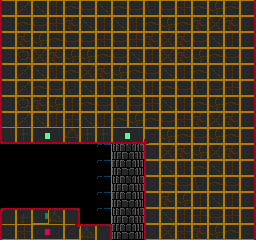

Below is a game level as drawn by its tile map, then a one-line description and the .tmx file that defines it, in full:
An orthogonal 16x15 tile map with 16x16 px tiles, 2 tile layers (back, front) and 3 objects (Lift).

<map version="1.0" orientation="orthogonal" width="16" height="15" tilewidth="16" tileheight="16">
 <tileset firstgid="1" name="tiles1" tilewidth="16" tileheight="16">
  <image source="../../img/tiles/tiles0.gif" trans="ff00ff" width="256" height="256" />
 </tileset>
 <layer name="back" width="16" height="15">
  <data encoding="csv">
0,0,0,0,0,0,0,0,0,0,0,0,0,0,0,0,
0,0,0,0,0,0,0,0,0,0,0,0,0,0,0,0,
0,0,0,0,0,0,0,0,0,0,0,0,0,0,0,0,
0,0,0,0,0,0,0,0,0,0,0,0,0,0,0,0,
0,0,0,0,0,0,0,0,0,0,0,0,0,0,0,0,
0,0,0,0,0,0,0,0,0,0,0,0,0,0,0,0,
0,0,0,0,0,0,0,0,0,0,0,0,0,0,0,0,
0,0,0,0,0,0,0,0,0,0,0,0,0,0,0,0,
0,0,0,0,0,0,182,131,132,0,0,0,0,0,0,0,
0,0,0,0,0,0,182,147,148,0,0,0,0,0,0,0,
0,0,0,0,0,0,182,131,132,0,0,0,0,0,0,0,
0,0,0,0,0,0,182,147,148,0,0,0,0,0,0,0,
0,0,0,0,0,0,182,131,132,0,0,0,0,0,0,0,
0,0,0,0,0,0,182,147,148,0,0,0,0,0,0,0,
0,0,0,0,0,0,182,131,132,0,0,0,0,0,0,0
</data>
 </layer>
 <layer name="front" width="16" height="15">
  <data encoding="csv">
97,98,99,100,101,102,99,101,102,103,102,116,101,118,101,104,
113,101,102,116,117,99,100,99,100,101,118,101,117,115,117,120,
97,117,118,101,102,102,116,102,116,117,115,117,102,99,100,104,
113,114,115,117,118,118,101,102,99,100,115,117,118,101,102,104,
97,98,99,100,101,115,117,118,101,102,99,100,101,99,100,120,
113,98,101,102,103,99,100,101,99,100,101,102,103,102,116,104,
97,114,117,118,100,101,102,103,102,116,99,100,101,118,101,104,
97,98,99,100,116,99,100,101,118,101,102,116,117,115,117,120,
17,20,5,6,23,20,20,5,6,149,118,101,102,118,101,104,
0,0,0,0,0,0,0,0,0,97,115,117,118,115,117,120,
0,0,0,0,0,0,0,0,0,113,99,100,101,99,100,104,
0,0,0,0,0,0,0,0,0,97,101,102,103,101,102,104,
0,0,0,0,0,0,0,0,0,97,117,118,100,99,100,104,
33,36,55,39,40,0,0,0,0,97,99,100,116,102,116,120,
97,116,81,82,134,39,40,0,0,113,115,116,117,118,101,120
</data>
 </layer>
 <objectgroup name="lines" width="16" height="15" visible="0">
  <properties>
   <property name="map_tile" value="6" />
   <property name="type" value="[&quot;s&quot;,&quot;w&quot;]" />
  </properties>
  <object x="0" y="32">
   <polyline points="0,0 0,128 144,128 144,208" />
  </object>
  <object x="112" y="240">
   <polyline points="0,0 0,-16 -32,-16 -32,-32 -112,-32" />
  </object>
 </objectgroup>
 <objectgroup name="objects" width="16" height="15">
  <object name="Lift" gid="232" x="112" y="208" />
 </objectgroup>
</map>
